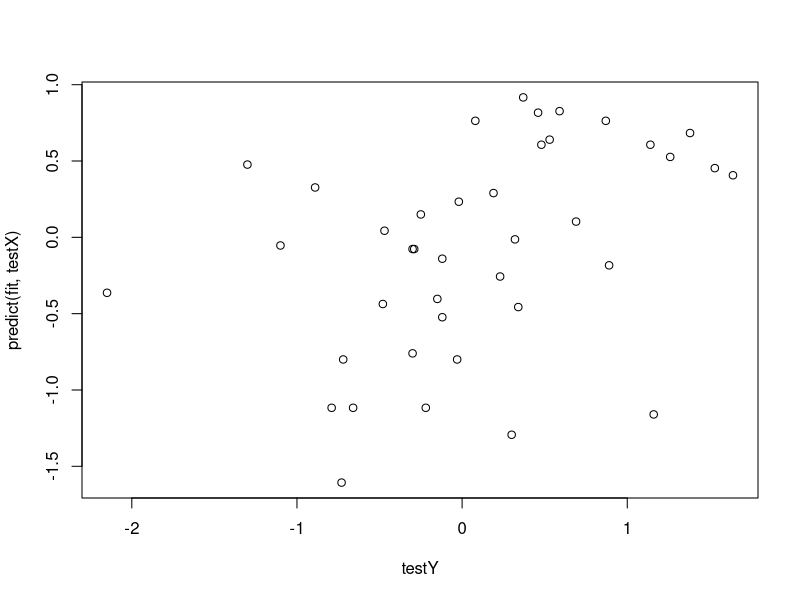

The R source for this figure:
library(caret)


### Name: knnreg
### Title: k-Nearest Neighbour Regression
### Aliases: knnreg knnregTrain knnreg.formula knnreg.default knnreg.matrix
###   knnreg.data.frame print.knnreg
### Keywords: multivariate

### ** Examples


data(BloodBrain)

inTrain <- createDataPartition(logBBB, p = .8)[[1]]

trainX <- bbbDescr[inTrain,]
trainY <- logBBB[inTrain]

testX <- bbbDescr[-inTrain,]
testY <- logBBB[-inTrain]

fit <- knnreg(trainX, trainY, k = 3)

plot(testY, predict(fit, testX))
